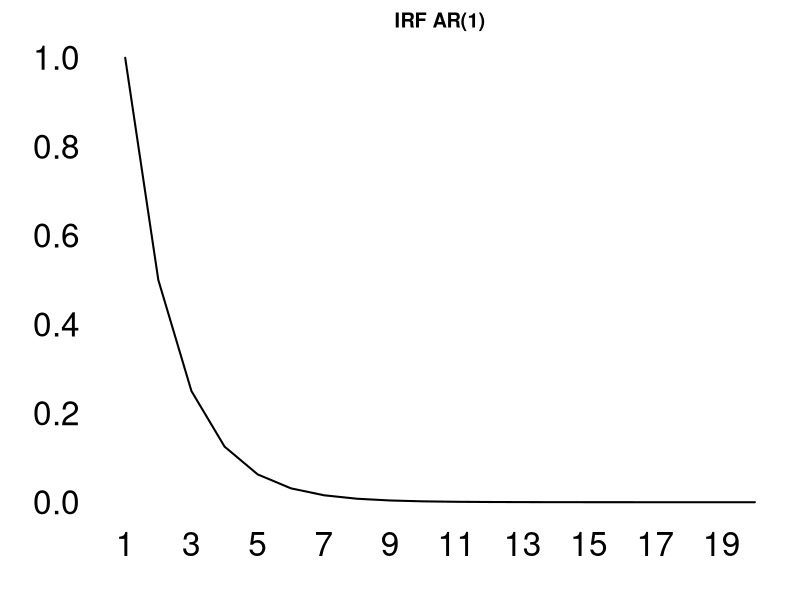
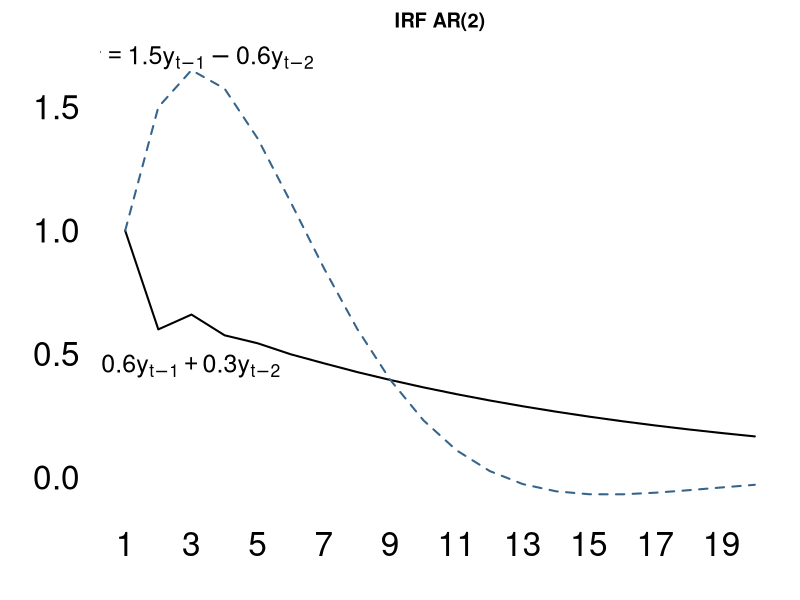

Write the R code that produced these figures, in order.
# Simulate Impulse Response Function for AR(2) model
par(mar=c(4,5,2,1),las=1,cex.axis=2,cex.lab=2)

# Response function AR(1) model
y<-c(1,.5*1,rep(NA,18))
for(i in 3:length(y)){y[i]=.5*y[i-1] }

plot(y,type="l",lwd=2,ylim=c(0,1),xlab="",ylab="",axes=FALSE,main='IRF AR(1)')
axis(1,tick=FALSE,at=1:20);axis(2,tick=FALSE)

# Response functions AR(2) model
y1<-c(1,.6*1,rep(NA,18))
for(i in 3:20){
  y1[i]=.6*y1[i-1]+.3*y1[i-2]
}

y2<-c(1,1.5*1,rep(NA,18))
for(i in 3:20){
  y2[i]=1.5*y2[i-1]+-.6*y2[i-2]
}

# Plot results
plot(y1,type="l",lwd=2,ylim=c(-.1,1.7),xlab="",ylab="",axes=FALSE,
     main='IRF AR(2)')
lines(y2,lwd=2,col="steelblue4",lty=2)
axis(1,tick=FALSE,at=1:20);axis(2,tick=FALSE)

text(2.4,y1[2]-.15,cex=1.5,expression(y==paste(0.6*y[t-1]+0.3*y[t-2])))
text(3.3,y2[3]+.05,cex=1.5,expression(y==paste(1.5*y[t-1]-0.6*y[t-2])))
